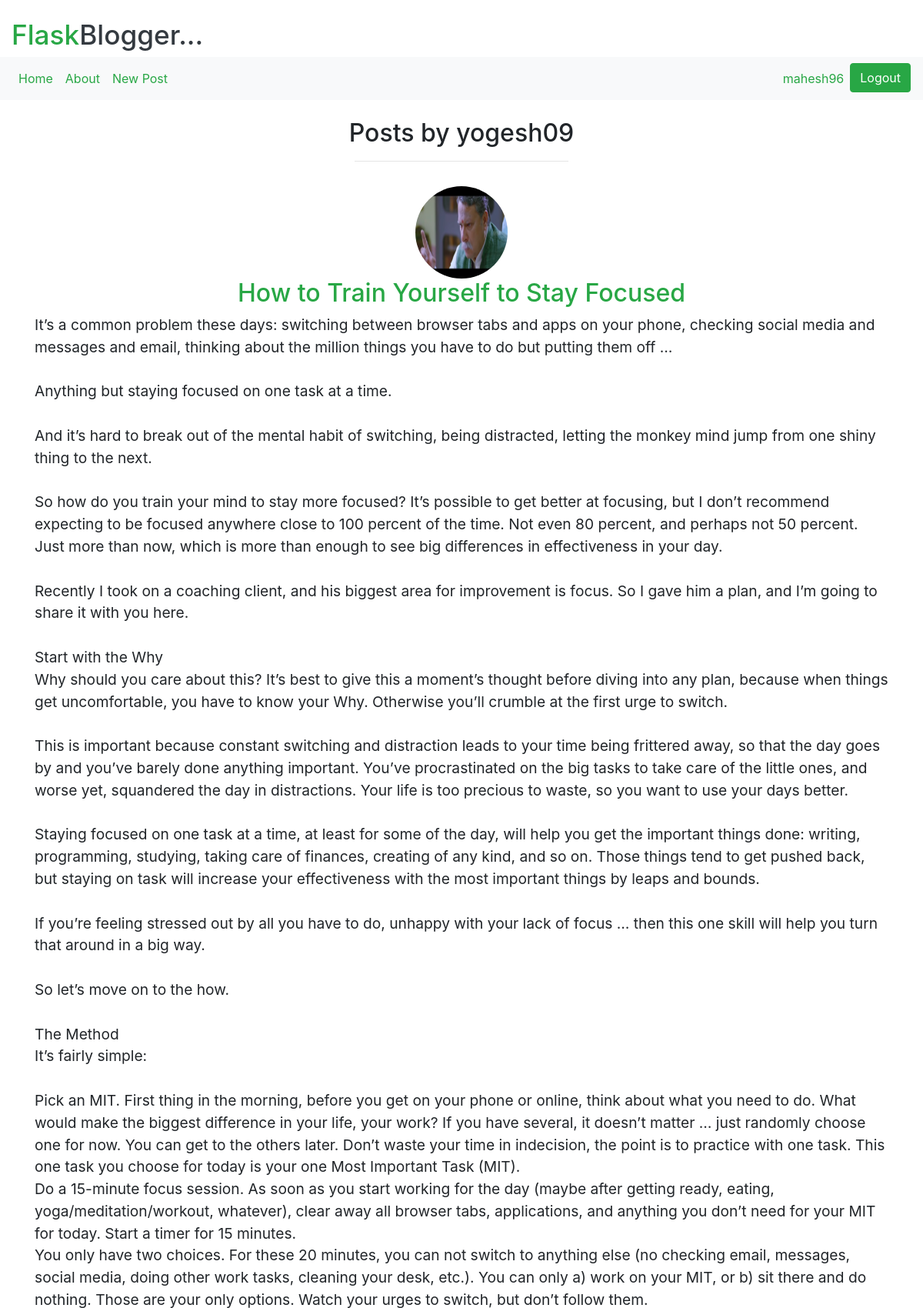
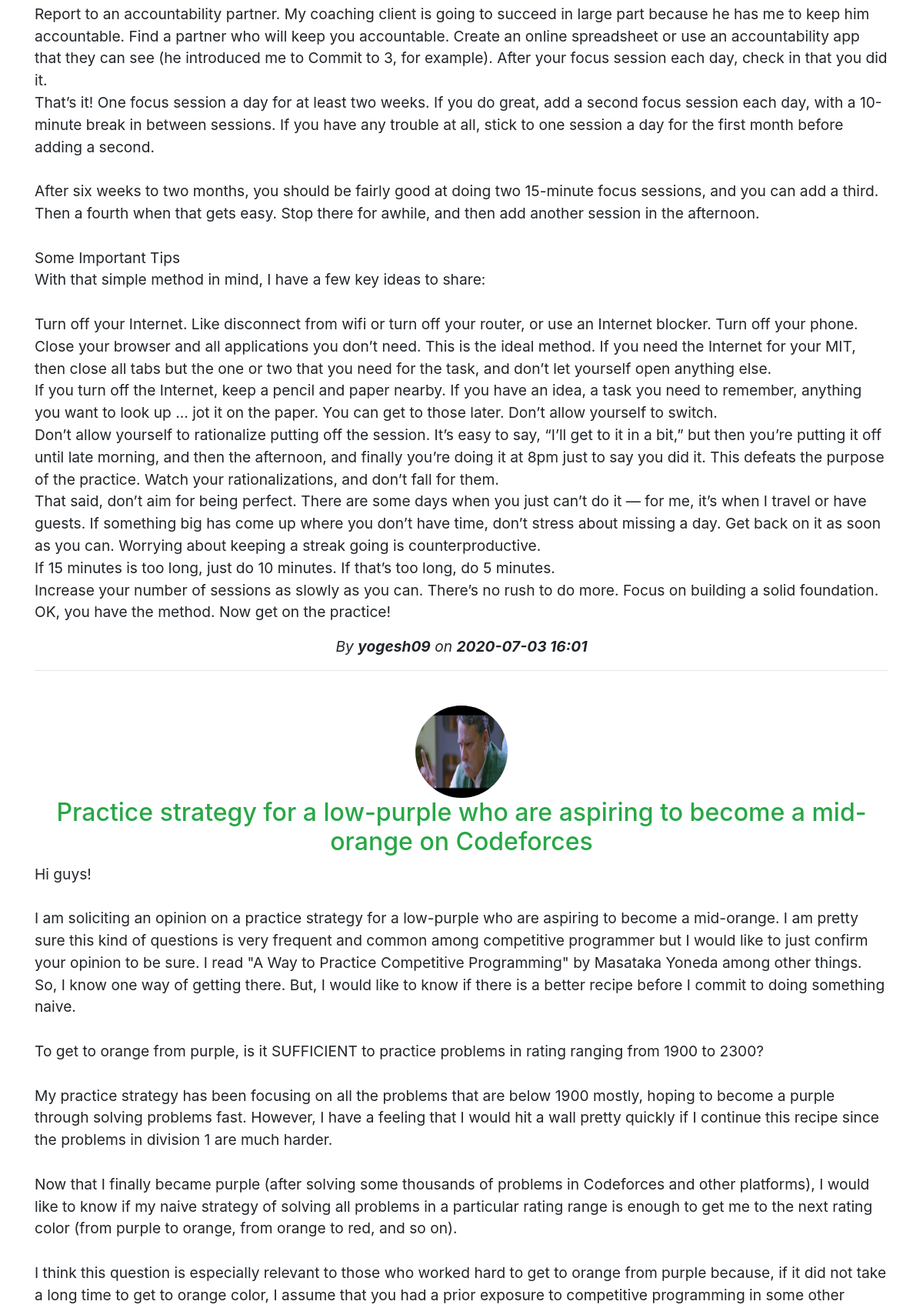
/user/yogesh09 (signed in, upper part), run on the app's committed database (2 pictures, top to bottom).
### flaskBlog/models.py (models this page shows, shortened)
class User(db.Model, UserMixin):
    id = db.Column(db.Integer, primary_key=1)
    username = db.Column(db.String(20), unique=1, nullable=0)
    email = db.Column(db.String(100), unique=1, nullable=0)
    image = db.Column(db.String(20), nullable=0, default='default.jpg')
    password = db.Column(db.String(60), nullable=0)
    posts = db.relationship('Post', backref='auther', lazy=1)
    comments = db.relationship('Comment', backref='auther', lazy=1)

class Post(db.Model):
    id = db.Column(db.Integer, primary_key=1)
    title = db.Column(db.String(100), nullable=0)
    date = db.Column(db.DateTime, nullable=0, default=datetime.now(pytz.timezone('Asia/Kolkata')))
    content = db.Column(db.Text, nullable=0)
    userId = db.Column(db.Integer, db.ForeignKey('user.id'), nullable=0)

### flaskBlog/routes.py (the view)
@app.route('/user/<username>')
def user(username):
    page = request.args.get('page', 1, type=int)
    user = User.query.filter_by(username=username).first_or_404()
    posts = Post.query.filter_by(auther=user)\
        .order_by(Post.id.desc()).paginate(per_page=3, page=page)
    return render_template('user.html', posts=posts, user=user)

### flaskBlog/models.py (called while the page is built)
@loginManager.user_loader
def loadUser(userId):
    return User.query.get(int(userId))

### flaskBlog/templates/user.html (shortened to what this page needs)
{% extends "layout.html" %}
{% block content %}
    <h2 class="text-center"> Posts by {{ user.username }} </h2>
    <hr class="w-25 pb-3">
    <div style="font-size: 120%" class="text-center">
        {% for post in posts.items %}
        <img src="{{ url_for('static',filename='profilePics/'+post.auther.image) }}" height="120px" width="120px" class="rounded-circle">
        <h2> <a href="{{ url_for('post',postId=post.id )}}" class="text-success">{{ post['title'] }}</a></h2>
        <p class="text-left" style="white-space: pre-wrap">{{ post['content'] }}</p>
        <p><i>By <b>{{ post.auther.username }}</b> on <b>{{ post['date'].strftime('%Y-%m-%d %H:%M') }}</b></i></p>
        <hr><br>
        {% endfor %}
    </div>
{% endblock content %}

### flaskBlog/templates/layout.html (shortened to what this page needs)
<html>
    <head>
        <link rel="stylesheet" href="https://maxcdn.bootstrapcdn.com/bootstrap/4.5.0/css/bootstrap.min.css">
    </head>
    <body>
        <header>
        <div class="container-fluid pt-4">
        <b><h1 style="font-size: 220%" > <a class="text-success" href="{{ url_for('home') }}">Flask</a><a class="text-dark" href="{{ url_for('home') }}">Blogger...</a></h1></b>
        </div>
            <nav class="navbar navbar-expand-lg navbar-light bg-light">
                    <div class="collapse navbar-collapse" id="navbarSupportedContent">
                      <ul class="navbar-nav mr-auto">
                        <li class="nav-item active">
                          <a class="nav-link text-success" href="{{ url_for('home') }}">Home <span class="sr-only">(current)</span></a>
                        </li>
                        <li class="nav-item active">
                            <a class="nav-link text-success" href="{{ url_for('about') }}">About <span class="sr-only">(current)</span></a>
                        </li>
                        {% if current_user.is_authenticated %}
                        <li class="nav-item active">
                                <a class="nav-link text-success" href="{{ url_for('newpost') }}">New Post <span class="sr-only">(current)</span></a>
                            </li>
                        {% endif %}
                      </ul>
                      <ul class="navbar-nav ml-auto">
                            {% if current_user.is_authenticated %}
                            <li class="nav-item active">
                                <a class="nav-link text-success" href="{{ url_for('account') }}">{{ current_user.username }} <span class="sr-only">(current)</span></a>
                            </li>
                            <li class="nav-item active">
                                <button type="button" class="btn btn-success" data-toggle="modal" data-target="#myModal">
                                    Logout
                                </button>
                            </li>
                            {% endif %}
                        </ul>
                    </div>
                  </nav>
            </header>
        <div class="container pt-4 pb-4">
        {% block content %} {% endblock %}
        </div>
    </body>
</html>

### data on the page
User: username "mahesh96"
User: username "yogesh09"
Post: image (picture), title "How to Train Yourself to Stay Focused", content "It’s a common problem these days: switching between browser tabs and apps on your phone, checking social media and messages and email, thinking about the million things you have to do but putting them off … Anything but staying focused on one task at a time. And it’s hard to break out of the mental habit of switching, being distracted, letting the monkey mind jump from one shiny thing to the next. So how do you train your mind to stay more focused? It’s possible to get better at focusing, but I don’t recommend expecting to be focused anywhere close to 100 percent of the time. Not even 80 percent, and perhaps not 50 percent. Just more than now, which is more than enough to see big…", auther.username "yogesh09", date "2020-07-03 16:01"
Post: image (picture), title "Practice strategy for a low-purple who are aspiring to become a mid-orange on Codeforces"
